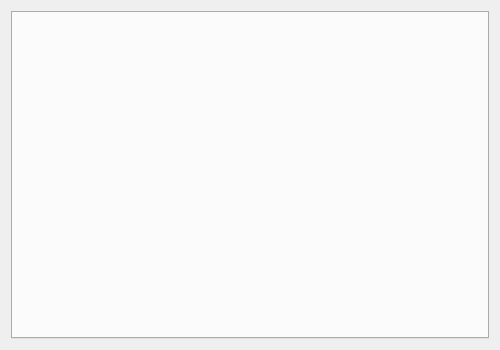
<?xml version="1.0" encoding="UTF-8"?>
<ui version="4.0">
 <class>QHangupsConversations</class>
 <widget class="QDialog" name="QHangupsConversations">
  <property name="geometry">
   <rect>
    <x>0</x>
    <y>0</y>
    <width>500</width>
    <height>350</height>
   </rect>
  </property>
  <property name="windowTitle">
   <string>QHangups - Conversations</string>
  </property>
  <layout class="QGridLayout" name="gridLayout">
   <item row="0" column="0">
    <widget class="QTabWidget" name="conversationsTabWidget">
     <property name="currentIndex">
      <number>-1</number>
     </property>
     <property name="elideMode">
      <enum>Qt::ElideRight</enum>
     </property>
     <property name="tabsClosable">
      <bool>true</bool>
     </property>
     <property name="movable">
      <bool>true</bool>
     </property>
    </widget>
   </item>
  </layout>
 </widget>
 <resources/>
 <connections/>
</ui>
